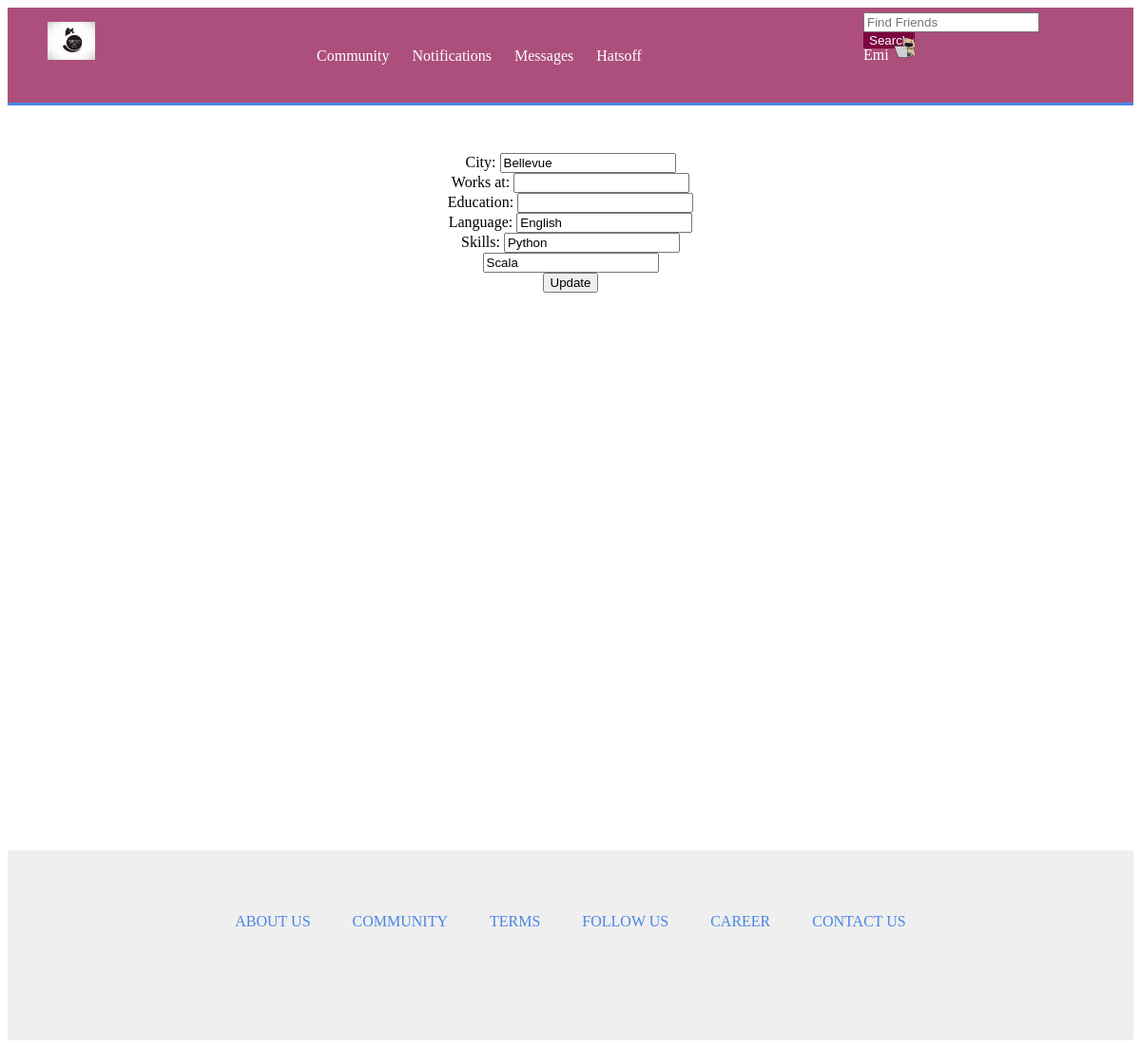
The page /week1/edit/personalinfomation/ (signed in) on the database as committed earlier.
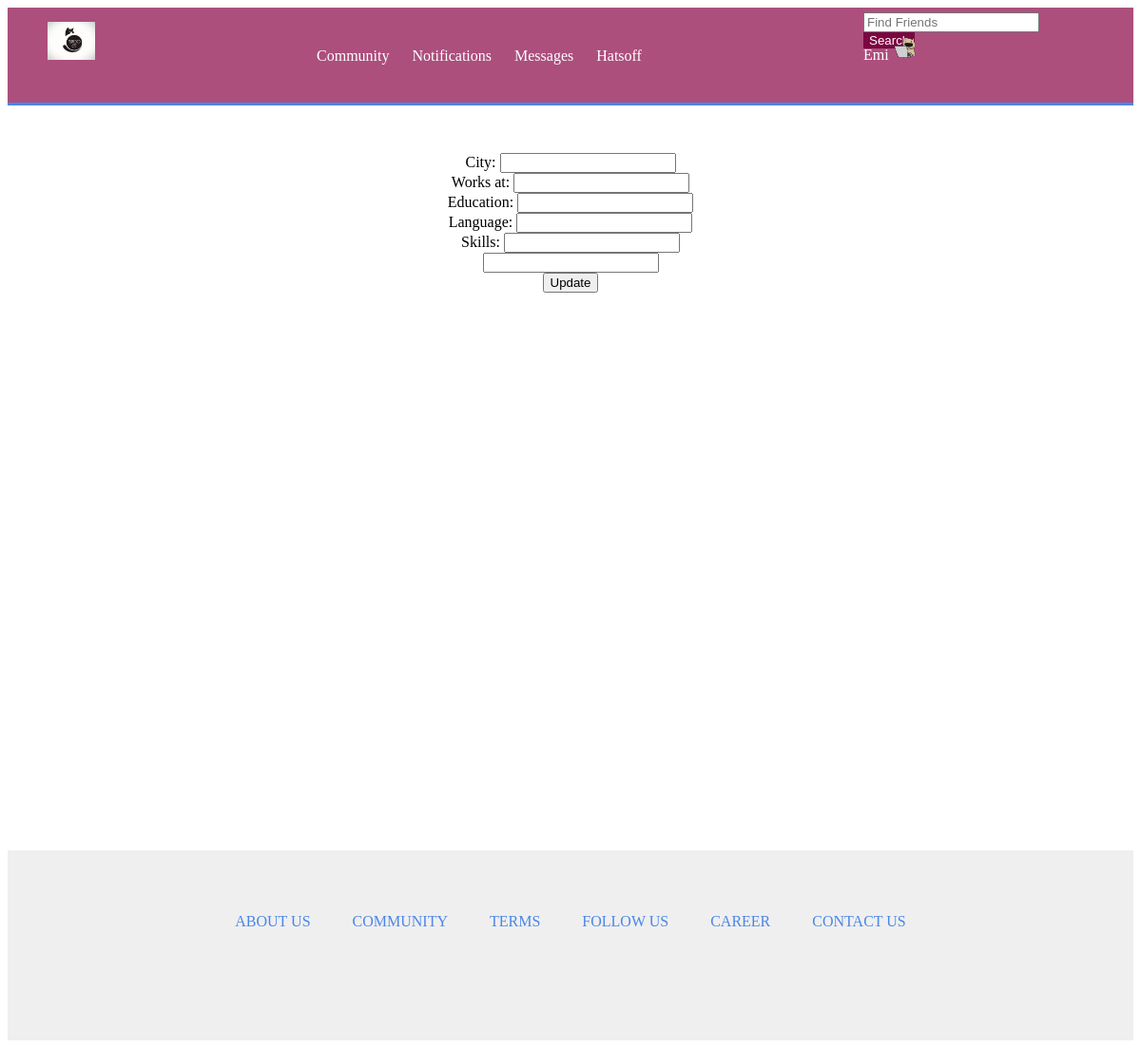
The same page on the database as committed later.
### week1/models.py (models this page shows)
class Profile(models.Model):
    user = models.ForeignKey(User)
    photo = models.ImageField(upload_to='photoimg/', null=True, blank=True)
    displayname = models.CharField(max_length=100, default='', blank=True)
    profession = models.CharField(max_length=200, default='', blank=False)
    worksAt = models.CharField(max_length=100, default='', blank=True)
    city = models.CharField(max_length=100, default='', blank=True)
    education = models.CharField(max_length=200, default='', blank=True)
    birthdate = models.DateTimeField(max_length=100, null=True, blank=True)
    language = models.CharField(max_length=100, default='', blank=True)
    describe = models.CharField(max_length=500, default='', blank=True)
    skill1 = models.CharField(max_length=200, default='', blank=True)
    skill2 = models.CharField(max_length=200, default='', blank=True)
    skill3 = models.CharField(max_length=200, default='', blank=True)
    skill4 = models.CharField(max_length=200, default='', blank=True)
    skill5 = models.CharField(max_length=200, default='', blank=True)
    skill6 = models.CharField(max_length=200, default='', blank=True)
    skill7 = models.CharField(max_length=200, default='', blank=True)
    skill8 = models.CharField(max_length=200, default='', blank=True)
    skill9 = models.CharField(max_length=200, default='', blank=True)
    skill10 = models.CharField(max_length=200, default='', blank=True)
    weburl = models.CharField(max_length=200, default='', blank=True)
    funaboutyou = models.CharField(max_length=200, default='', blank=True)
    fQuote = models.CharField(max_length=200, default='', blank=True)
    fFilm = models.CharField(max_length=200, default='', blank=True)
    fTV = models.CharField(max_length=200, default='', blank=True)
    fYoutube = models.CharField(max_length=200, default='', blank=True)
    fBook = models.CharField(max_length=200, default='', blank=True)
    bookNow = models.CharField(max_length=200, default='', blank=True)
    filmNow = models.CharField(max_length=200, default='', blank=True)
    TVNow = models.CharField(max_length=200, default='', blank=True)
    hobby = models.CharField(max_length=200, default='', blank=True)
    cities = models.CharField(max_length=200, default='', blank=True)

### week1/views.py (the view)
@csrf_protect
@login_required
def home_edit_personalinfo(request):
    query = request.GET.get('search_query', None)
    if query != None:
        return HttpResponseRedirect('/week1/results/friends/'+query, {'query': query})
    currentuser = User.objects.get(id=request.user.id, username=request.user.username)
    num_result = Profile.objects.filter(user=currentuser).count()
    if request.method == "POST":
        form = PersonalInfo(request.POST)
        if form.is_valid():
            city = form.cleaned_data["city"]
            worksAt = form.cleaned_data["worksAt"]
            education = form.cleaned_data["education"]
            language = form.cleaned_data["language"]
            skill1 = form.cleaned_data["skill1"]
            skill2 = form.cleaned_data["skill2"]
            if num_result == 0:
                p = Profile.objects.create(user=currentuser, worksAt=worksAt, city=city, education=education, language=language, skill1=skill1, skill2=skill2)
                p.save()
            else:
                p = Profile.objects.get(user=currentuser)
                p.worksAt = worksAt
                p.city = city
                p.education = education
                p.language = language
                p.skill1 = skill1
                p.skill2 = skill2
                p.save()
            profile = Profile.objects.get(user=currentuser)
            return HttpResponseRedirect('/week1/home/')
    else:
        form = PersonalInfo()
        if num_result == 0:
            p = Profile.objects.create(user=currentuser)
            p.save()
    usersprofile = Profile.objects.get(user=currentuser)
    return render(request, 'week1/homeedit_personalinfo.html', {'profile':usersprofile, 'form':form})

### week1/forms.py
class PersonalInfo(forms.Form):
    city = forms.CharField(max_length=100, required=False)
    worksAt = forms.CharField(max_length=100, required=False, label=_("Work At"))
    education = forms.CharField(max_length=100, required=False)
    language = forms.CharField(max_length=100, required=False)
    skill1 = forms.CharField(max_length=200, required=False)
    skill2 = forms.CharField(max_length=200, required=False)

### week1/templates/week1/homeedit_personalinfo.html (shortened to what this page needs)
{% extends 'week1/basehome.html'%}
{% block content %}
<div id="home-edit">
    <form action="" class="" method="POST" enctype="multipart/form-data">{% csrf_token %}
        City: <input type='text' name='city' value='{{ profile.city }}'><br/>
        Works at: <input type='text' name='worksAt' value='{{ profile.worksAt }}'><br/>
        Education: <input type='text' name='education' value='{{ profile.education }}'><br/>
        Language: <input type='text' name='language' value='{{ profile.language }}'><br/>
        Skills: <input type='text' name='skill1' value='{{ profile.skill1 }}'><br/>
                <input type='text' name='skill2' value='{{ profile.skill2 }}'><br/>
        <input type="submit" value="Update" align="center" />
    </form>
</div>
{% endblock %}

### week1/templates/week1/basehome.html (shortened to what this page needs)
{% load staticfiles %}
<html>
<head>
</head>
<body>
<link rel='stylesheet' type='text/css' href="{% static 'week1/style.css' %}">
<div id="header-wrapper">
    <div id='header'>
           <div id="logo">
              <img src="{% static 'week1/templogo.jpeg'%}" width="50px">
           </div>
	   <div id='header-menus'>
	      <a href="{% url 'week1:community' %}">Community</a>
	      <a href="{% url 'week1:notification' %}">Notifications</a>
	      <a href="{% url 'week1:messages' %}">Messages</a>
	      <a href="{% url 'week1:hatsoff_list' %}">Hatsoff</a>
	   </div>
	   <div id='header-right'>
		<div id='header-top'>
		     <form method="GET" action="" >
		     <input type="text" id="searchBox" name='search_query' placeholder="Find Friends">
		     <input type="submit" class="btn" value="Search" >
		     </form>
		</div>
		<div id='header-down'>
			{% if profile.photo %}
			<a href="{% url 'week1:home' %}">{{user.first_name}}</a>
			<img src="{{ profile.photo.url }}" class="profile_img">
			{% else %}
			<a href="{% url 'week1:home' %}">{{user.first_name}}</a>
			<img src="{% static 'images/profileimage.png'%}" class="profile_img">
			{% endif %}
		</div>
	   </div>
    </div>
</div>
<div id="body">
{% block content %}
{% endblock %}
</div>
<div id='footer-wrapper'>
    <div id='footer'>
	 <a href="{% url 'week1:about' %}">ABOUT US</a>
	 <a href="{% url 'week1:about' %}">COMMUNITY</a>
	 <a href="{% url 'week1:about' %}">TERMS</a>
	 <a href="{% url 'week1:about' %}">FOLLOW US</a>
	 <a href="{% url 'week1:about' %}">CAREER</a>
	 <a href="{% url 'week1:about' %}">CONTACT US</a>
    </div>
</div>
</body>
</html>

Rows that differ between the two databases and show on the page:
removed Profile: photo (picture), city "Bellevue", language "English", skill1 "Python", skill2 "Scala"
added Profile: photo (picture)
